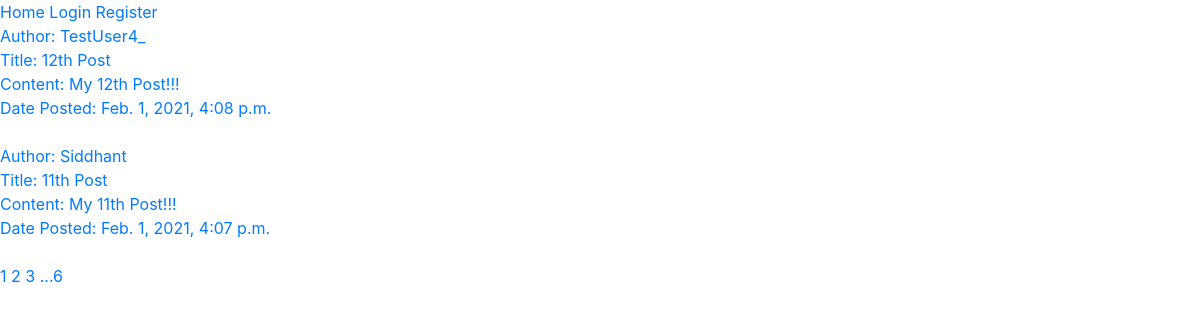
The page / on the database its author committed.
### Home/models.py (models this page shows, shortened)
class Post(models.Model):
    author=models.ForeignKey(User,on_delete=models.CASCADE)
    title=models.CharField(max_length=100)
    content=models.TextField()
    date_posted=models.DateTimeField(default=timezone.now)

### Home/views.py (the view)
# urls.py: path('', views.PostListView.as_view(), name='post_list_view' ),
class PostListView(ListView):
    model = Post
    template_name='Home/home.html'
    context_object_name='posts'
    ordering='-date_posted'
    paginate_by=2

### Home/templates/Home/home.html (shortened to what this page needs)
{% extends 'HOME/base.html' %}
{% block content %}
    {% for post in posts %}
        <div>
            <a href="{% url 'profile_view' post.author.username %}">Author: {{ post.author.username }}</a>
            <br>
            <a href="{% url 'post_detail_view' post.id %}">Title: {{ post.title }}</a>
            <br>
            <a href="#">Content: {{ post.content }}</a>
            <br>
            <a href="#">Date Posted: {{ post.date_posted }}</a>
            <br>
        </div>
        <br>
    {% endfor %}
    {% if is_paginated %}
        {% for page_num in page_obj.paginator.page_range %}
            {% if page_num == page_obj.number %}
                <a href="/?page={{ page_num }}">{{page_num}}</a>
            {% elif page_num < page_obj.number|add:'3' and page_num > page_obj.number|add:'-3' %}
                <a href="/?page={{ page_num }}">{{page_num}}</a>
            {% endif %}
        {% endfor %}
        {% if page_obj.number|add:'3' <= page_obj.paginator.num_pages %}
            <a href="/?page={{page_obj.paginator.num_pages}}">...{{page_obj.paginator.num_pages}}</a>
        {% endif %}
    {% endif %}
{% endblock content %}

### rows shown on the page
Post: author.username "TestUser4_", title "12th Post", content "My 12th Post!!!", date_posted "Feb. 1, 2021, 4:08 p.m."
Post: author.username "Siddhant", title "11th Post", content "My 11th Post!!!", date_posted "Feb. 1, 2021, 4:07 p.m."

### other values the page prints
{{ page_num }} "1"
{{ page_num }} "2" "3"
{{ page_obj.paginator.num_pages }} "6"
